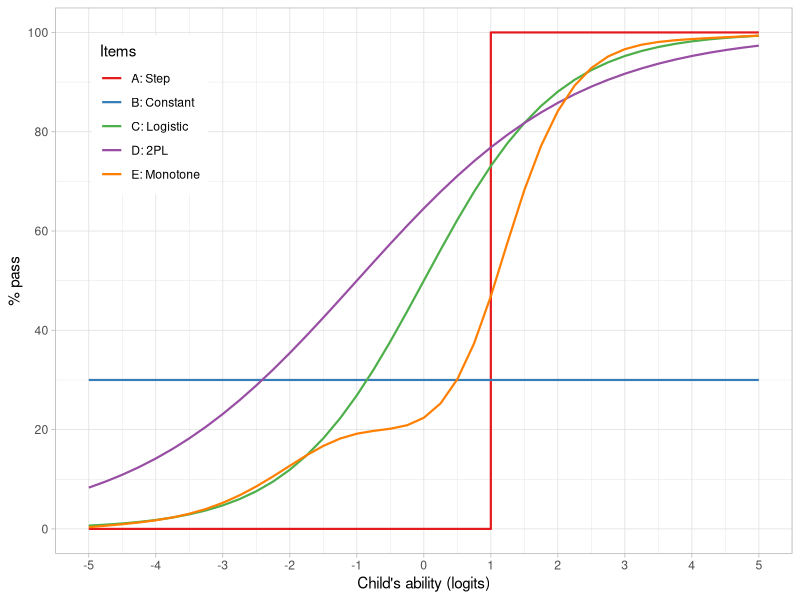
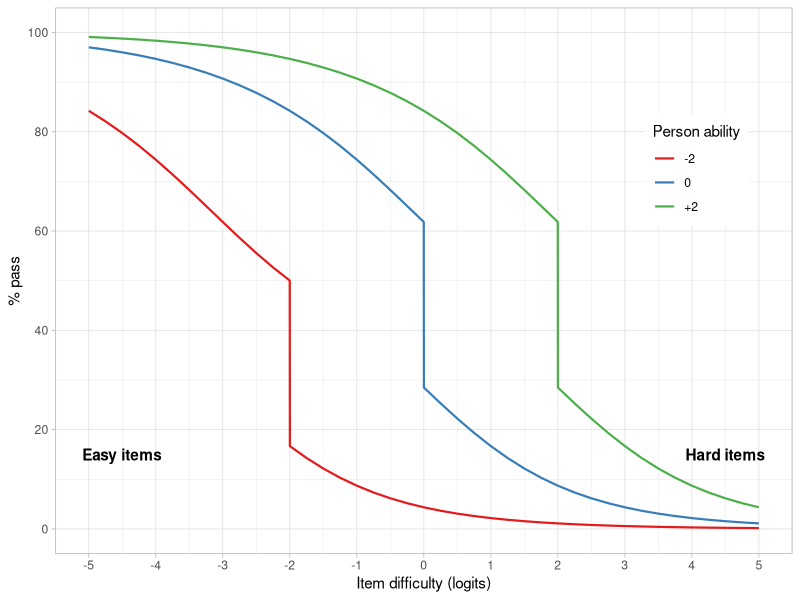

The R script that drew these images, in order:
## ---- chunk 1
pkg <- c("ggplot2", "RColorBrewer")
loaded <- sapply(pkg, require, character.only = TRUE, 
                 warn.conflicts = FALSE, quietly = TRUE)
options(knitr.kable.NA = "?")

x <- seq(-5, 5, 0.25)
items <- data.frame(
  Items = c(rep(LETTERS[1:5], times = c(4, 2, length(x), length(x), length(x)))),
  beta = c(-5, 1, 1, +5,  -5,  +5, x, x, x),
  pass = c( 0, 0, 1,  1, 0.3, 0.3,
           plogis(x),
           plogis(0.6 * (x + 1)),
           smooth.spline(x = x, y = plogis(c(x[1:15], rep(x[16], 10), x[26:41])), df = 8)$y))
ggplot(items, aes(x = beta, y = 100 * pass, group = Items, colour = Items)) +
  geom_line(lwd = 0.75) + 
  scale_x_continuous("Child's ability (logits)", breaks = -5:5) + 
  scale_y_continuous("% pass", breaks = seq(0, 100, 20), limits = c(0, 100)) +
  scale_colour_brewer(palette = "Set1", labels = c("A: Step", "B: Constant", "C: Logistic", "D: 2PL", "E: Monotone")) + 
  theme_light() + 
  theme(legend.position = c(0.05, 0.95), legend.justification = c(0, 1))
## ---- chunk 2
x <- c(seq(-5.00, -2.25, 0.25), -2.001, -2, -1.999, 
       seq(-1.75, -0.25, 0.25), -0.001,  0,  0.001,
       seq( 0.25,  1.75, 0.25),  1.999,  2,  2.001,
       seq( 2.25,  5.00, 0.25))
A1 <- c(rep(1, 23), 0.5, rep(0, 23))
C1 <- 1 - plogis(x)
D1 <- 1 - plogis(0.6 * (x + 1))
ACD1 <- (A1 + C1 + D1) / 3

A2 <- c(rep(1, 33), 0.5, rep(0, 13))
C2 <- 1 - plogis(x - 2)
D2 <- 1 - plogis(0.6 * (x - 1))
ACD2 <- (A2 + C2 + D2) / 3

A3 <- c(rep(1, 13), 0.5, rep(0, 33))
C3 <- 1 - plogis(x + 3)
D3 <- 1 - plogis(0.6 * (x + 4))
ACD3 <- (A3 + C3 + D3) / 3

data <- data.frame(delta = x,
                   person = rep(c("-2", "0", "+2"), each = 47),
                   pass = c(ACD3, ACD1, ACD2))
ggplot(data, aes(x = delta, y = 100 * pass, group = person, colour = person)) +
  geom_line(lwd = 0.75) + 
  scale_x_continuous("Item difficulty (logits)", breaks = -5:5) + 
  scale_y_continuous("% pass", breaks = seq(0, 100, 20), limits = c(0, 100)) +
  scale_colour_brewer(name = "Person ability", palette = "Set1", limits = c("-2", "0", "+2")) + 
  theme_light() + 
  theme(legend.position = c(0.8, 0.6), legend.justification = c(0, 0)) +
  annotate("text", x = -4.5, y = 15, label = "Easy items", fontface = "bold") + 
  annotate("text", x =  4.5, y = 15, label = "Hard items", fontface = "bold")
